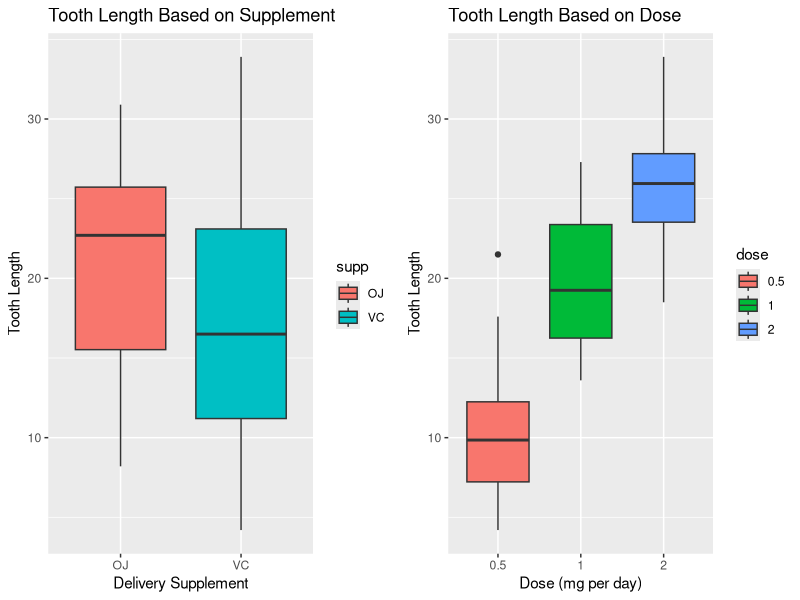
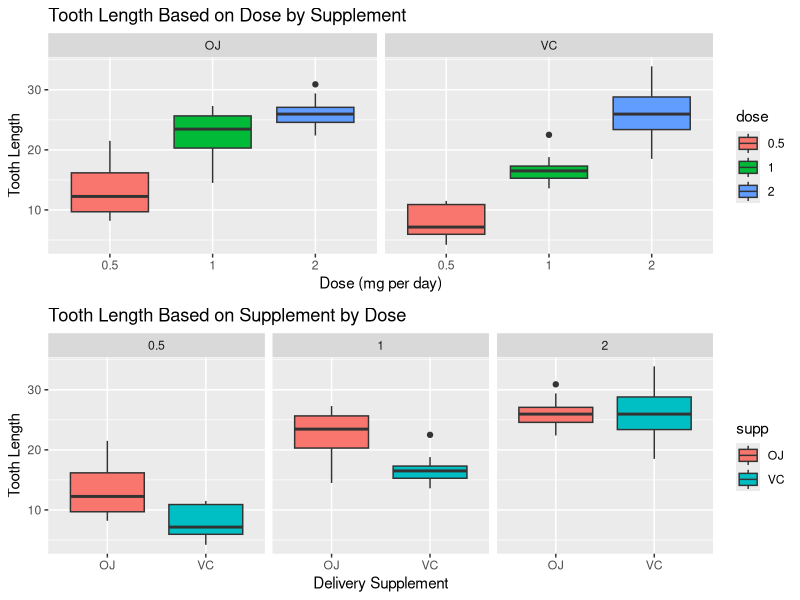

These figures' R source, in order:
## ---- chunk 1
#Load the datasets and open ToothGrowth data
library(datasets)
data(ToothGrowth)
## ---- chunk 2
str(ToothGrowth)
sum(!complete.cases(ToothGrowth))
## ---- chunk 3
library(ggplot2); library(gridExtra)
ToothGrowth$dose <- as.factor(ToothGrowth$dose)
ToothGrowth$supp <- as.factor(ToothGrowth$supp)
#First plot of tooth length vs supplement
p1 <- ggplot(ToothGrowth, aes(x=supp, y=len, fill=supp)) +
      geom_boxplot() +  ggtitle("Tooth Length Based on Supplement") +
      xlab("Delivery Supplement") + ylab("Tooth Length")
#Create second plot of tooth length vs dose
p2 <- ggplot(ToothGrowth, aes(x=dose, y=len,fill=dose)) +
      geom_boxplot() +  ggtitle("Tooth Length Based on Dose") +
      xlab("Dose (mg per day)") + ylab("Tooth Length")
#Combine both plots
grid.arrange(p1, p2, nrow=1)
## ---- chunk 4
tSupp <- t.test(len ~ supp, data = ToothGrowth)$statistic
pSupp <- t.test(len ~ supp, data = ToothGrowth)$p.value
confSupp <- t.test(len ~ supp, data = ToothGrowth)$conf.int
## ---- chunk 5
ToothGrowth1 <- subset(ToothGrowth, ToothGrowth$dose %in% c(0.5,1))
tDose1 <- t.test(len ~ dose, data = ToothGrowth1)$statistic
pDose1 <- t.test(len ~ dose, data = ToothGrowth1)$p.value
confDose1 <- t.test(len ~ dose, data = ToothGrowth1)$conf.int
## ---- chunk 6
ToothGrowth2 <- subset(ToothGrowth, ToothGrowth$dose %in% c(0.5,2))
tDose2 <- t.test(len ~ dose, data = ToothGrowth2)$statistic
pDose2 <- t.test(len ~ dose, data = ToothGrowth2)$p.value
confDose2 <- t.test(len ~ dose, data = ToothGrowth2)$conf.int
## ---- chunk 7
ToothGrowth3 <- subset(ToothGrowth, ToothGrowth$dose %in% c(1,2))
tDose3 <- t.test(len ~ dose, data = ToothGrowth3)$statistic
pDose3 <- t.test(len ~ dose, data = ToothGrowth3)$p.value
confDose3 <- t.test(len ~ dose, data = ToothGrowth3)$conf.int
## ---- chunk 8
#Create plot for tooth length vs dose separated by supplement
p3 <- ggplot(ToothGrowth, aes(x=dose, y=len, fill=dose)) +
      geom_boxplot() +  ggtitle("Tooth Length Based on Dose by Supplement") +
      xlab("Dose (mg per day)") + ylab("Tooth Length") +facet_grid(~supp)
#Create plot for tooth length vs supplement separated by dosage
p4 <- ggplot(ToothGrowth, aes(x=supp, y=len, fill=supp)) +
      geom_boxplot() +  ggtitle("Tooth Length Based on Supplement by Dose") +
      xlab("Delivery Supplement") + ylab("Tooth Length") +facet_grid(~dose)
#Show plots as 1 column grid
grid.arrange(p3, p4, ncol=1)
